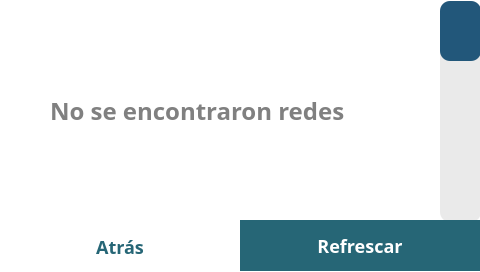
<?xml version="1.0" encoding="UTF-8"?>
<ui version="4.0">
 <class>MainWindow</class>
 <widget class="QMainWindow" name="MainWindow">
  <property name="geometry">
   <rect>
    <x>0</x>
    <y>0</y>
    <width>480</width>
    <height>272</height>
   </rect>
  </property>
  <property name="windowTitle">
   <string>MainWindow</string>
  </property>
  <property name="styleSheet">
   <string notr="true">background-color: white;
font-family: Poppins;
font-size:18px;
font-weight: 500;</string>
  </property>
  <widget class="QWidget" name="centralwidget">
   <property name="styleSheet">
    <string notr="true">QPushButton {
	height: 50px;
	border: none;
}</string>
   </property>
   <widget class="QListView" name="networkList">
    <property name="geometry">
     <rect>
      <x>0</x>
      <y>0</y>
      <width>441</width>
      <height>221</height>
     </rect>
    </property>
    <property name="styleSheet">
     <string notr="true">border: none;
</string>
    </property>
    <property name="verticalScrollBarPolicy">
     <enum>Qt::ScrollBarAlwaysOff</enum>
    </property>
    <property name="horizontalScrollBarPolicy">
     <enum>Qt::ScrollBarAlwaysOff</enum>
    </property>
   </widget>
   <widget class="QSlider" name="verticalSlider">
    <property name="geometry">
     <rect>
      <x>440</x>
      <y>1</y>
      <width>41</width>
      <height>221</height>
     </rect>
    </property>
    <property name="styleSheet">
     <string notr="true">QSlider::groove:vertical{ 
	background-color: rgb(234, 234, 234);
	height: 221px;
	border-radius: 10px;
}

QSlider::handle:vertical { 
	background-color: #22577a;
    height: 60px;
    width: 20px;
    line-height: 10px; 
	margin-top: 0px; 
	margin-bottom: 0px;
	border-radius: 10px; 
}

QSlider{
	background-color: rgb(234, 234, 234);
	border-radius: 20px;
}

</string>
    </property>
    <property name="pageStep">
     <number>2</number>
    </property>
    <property name="value">
     <number>0</number>
    </property>
    <property name="orientation">
     <enum>Qt::Vertical</enum>
    </property>
    <property name="invertedAppearance">
     <bool>true</bool>
    </property>
    <property name="invertedControls">
     <bool>false</bool>
    </property>
   </widget>
   <widget class="QLabel" name="infoLbl">
    <property name="enabled">
     <bool>true</bool>
    </property>
    <property name="geometry">
     <rect>
      <x>50</x>
      <y>70</y>
      <width>321</width>
      <height>81</height>
     </rect>
    </property>
    <property name="styleSheet">
     <string notr="true">color: grey;
font-size: 24px;</string>
    </property>
    <property name="text">
     <string>No se encontraron redes</string>
    </property>
   </widget>
   <widget class="QPushButton" name="refreshBtn">
    <property name="geometry">
     <rect>
      <x>240</x>
      <y>220</y>
      <width>240</width>
      <height>51</height>
     </rect>
    </property>
    <property name="styleSheet">
     <string notr="true">QPushButton {
	background-color: #266676;
	color: white;
}</string>
    </property>
    <property name="text">
     <string>Refrescar</string>
    </property>
   </widget>
   <widget class="QPushButton" name="backBtn">
    <property name="geometry">
     <rect>
      <x>0</x>
      <y>221</y>
      <width>240</width>
      <height>51</height>
     </rect>
    </property>
    <property name="styleSheet">
     <string notr="true">QPushButton {
	background-color: white;
	color: #266676;
}</string>
    </property>
    <property name="text">
     <string>Atrás</string>
    </property>
    <property name="iconSize">
     <size>
      <width>50</width>
      <height>50</height>
     </size>
    </property>
   </widget>
  </widget>
 </widget>
 <resources/>
 <connections/>
</ui>
